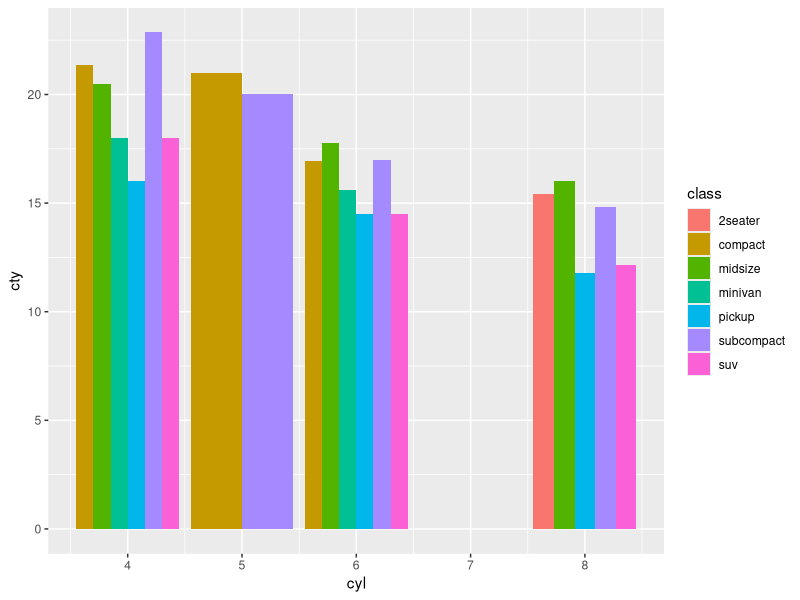

R code for this plot:
## ---- chunk 1
knitr::opts_chunk$set(echo = FALSE)
library(tidyverse)
## ---- chunk 2
ggplot(mpg, aes(x = cyl, y = cty, fill = class)) +
  geom_bar(stat = "summary", position = "dodge")
